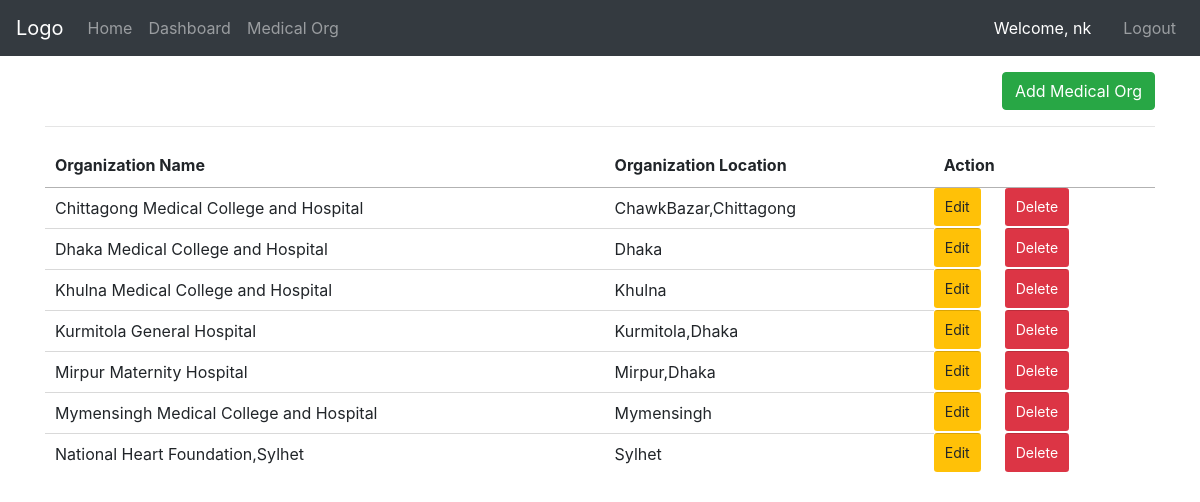
The app's page /admin/business_org.php (signed in) with its own data.
### tables this page shows
CREATE TABLE `organizations` (
  `id` int(10) NOT NULL,
  `name` varchar(250) DEFAULT NULL,
  `location` varchar(250) DEFAULT NULL
);

### controller/class.database.php (called while the page is built, shortened)
<?php
    class Database
    {
        protected $servername = "localhost";
        protected $username = "root";
        protected $password = "";
        protected $dbname = "covid_app";
        public function __construct()
        {
	        try
	        {
                  $this->con = new PDO("mysql:host=$this->servername;dbname=$this->dbname", $this->username, $this->password);
	        }
	        catch (Exception $e)
	        {
	             echo "Error: " . $e->getMessage();
	        }
        }
    }
    ?>

### controller/class.crud.php (called while the page is built, shortened)
<?php
	include "class.database.php";
	class Crud extends Database{
		public function show_organizations()
		{
			$sql='SELECT * FROM `organizations` ';
			$stmt = $this->con->prepare($sql);
			$stmt->execute();
			$row=$stmt->fetchAll();
			return $row;
		}
	}
?>

### admin/business_org.php (the view, shortened to what this page needs)
<!DOCTYPE html>
<html>
<head>
	<?php
		 include'../assets/header.php';
		 include "../controller/class.Crud.php";
		 $object=new Crud();
		 $result=$object->show_organizations();
	 ?>
</head>
<nav class="navbar navbar-expand-sm bg-dark navbar-dark fixed-top">
  <a class="navbar-brand" href="../index.php">Logo</a>
  <ul class="navbar-nav">
    <li class="nav-item">
      <a class="nav-link" href="../index.php">Home</a>
    </li>
    <li class="nav-item">
      <a class="nav-link" href="index.php">Dashboard</a>
    </li>
    <li class="nav-item">
      <a class="nav-link" href="business_org.php">Medical Org</a>
    </li>
  </ul>
  <ul class="navbar-nav ml-auto">
   <?php
      if(isset($_SESSION["user_name"]))
      {
        echo '
           <span class="navbar-text mr-4">
             <a href="../user/index.php">Welcome, '.$_SESSION["user_name"].'</a>
           </span>
        ';
      }
     if(!isset($_SESSION["user_name"]))
     {
       echo '
         <li class="nav-item">
           <a class="nav-link" href="../login/index.php">Login</a>
         </li>
        ';
     }
     else{
       echo '
         <li class="nav-item">
           <a class="nav-link" href="../login/logout.php">Logout</a>
         </li>
        ';
     }
   ?>
  </ul>
</nav>
<br><br><br>
<body>
	<div class="container">
		<div class="row">
			<div class="col-md-12">
        <div class="d-flex justify-content-end">
          <button class="btn btn-success" id="add_org">Add Medical Org</button>
        </div>
        <hr>
        <table id="example" class="display" style="width:100%">
          <thead>
            <tr>
              <th>Organization Name</th>
              <th>Organization Location</th>
              <th>Action</th>
            </tr>
          </thead>
          <tbody>
            <?php
              $output='';
              foreach ($result as $org)
              {
                $output.='
                  <tr>
                    <td>'.$org['name'].'</td>
                    <td>'.$org['location'].'</td>
                    <td class="btn btn-sm btn-warning" onclick=org_edit('.$org['id'].')>Edit</td>
                    <td class="btn btn-sm btn-danger ml-4" onclick=org_delete('.$org['id'].')>Delete</td>
                  </tr>
                ';
              }
              echo $output;
            ?>
          </tbody>
        </table>
			</div>
		</div>
	</div>
</body>
</html>

### records on screen
organizations: name "Chittagong Medical College and Hospital", location "ChawkBazar,Chittagong"
organizations: name "Dhaka Medical College and Hospital", location "Dhaka"
organizations: name "Khulna Medical College and Hospital", location "Khulna"
organizations: name "Kurmitola General Hospital", location "Kurmitola,Dhaka"
organizations: name "Mirpur Maternity Hospital", location "Mirpur,Dhaka"
organizations: name "Mymensingh Medical College and Hospital", location "Mymensingh"
organizations: name "National Heart Foundation,Sylhet", location "Sylhet"

### other values on screen
$_SESSION["user_name"] "nk"
